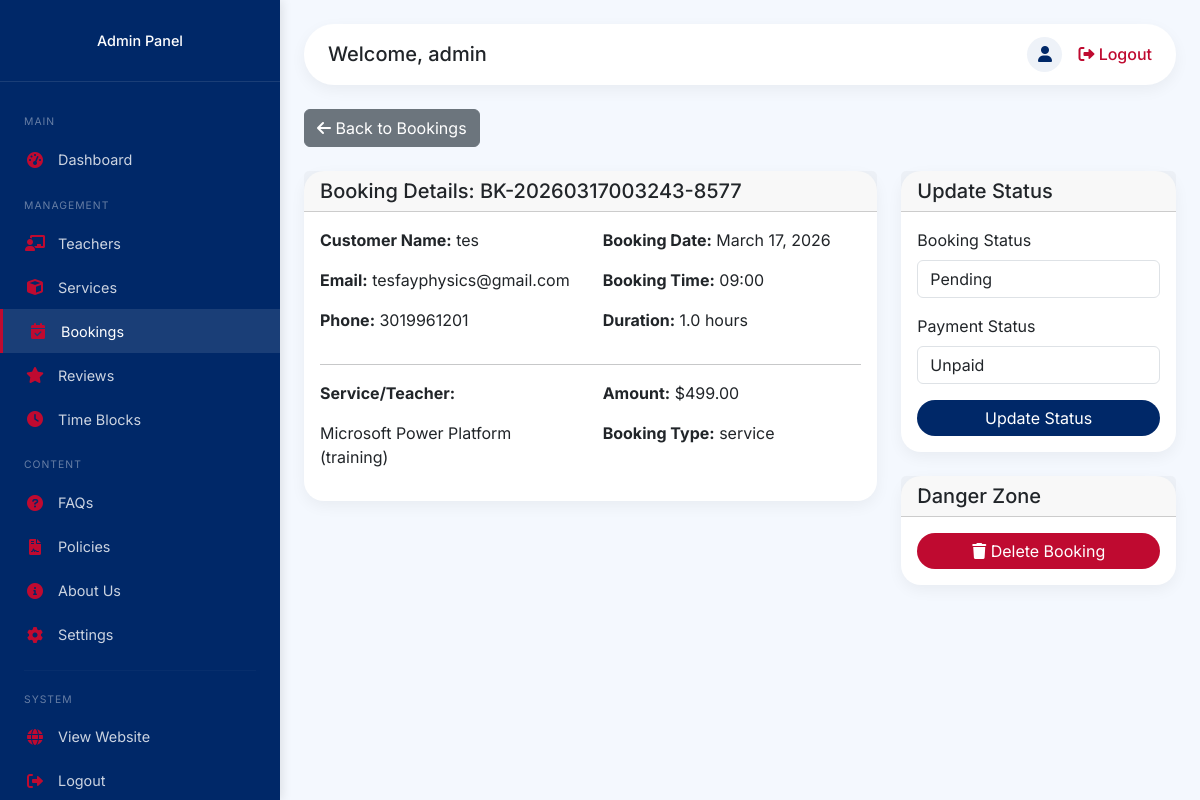
Page /admin/booking/1 (signed in) on the committed database.
### backend/app.py (models this page shows)
class Booking(db.Model):
    __tablename__ = 'bookings'
    id = db.Column(db.Integer, primary_key=True)
    booking_number = db.Column(db.String(20), unique=True, nullable=False)
    user_id = db.Column(db.Integer, db.ForeignKey('users.id'), nullable=True)
    customer_name = db.Column(db.String(100), nullable=False)
    customer_email = db.Column(db.String(100), nullable=False)
    customer_phone = db.Column(db.String(20))
    service_id = db.Column(db.Integer, db.ForeignKey('services.id'), nullable=True)
    teacher_id = db.Column(db.Integer, db.ForeignKey('teachers.id'), nullable=True)
    booking_type = db.Column(db.String(20), nullable=False)  # service, teacher, consultation
    booking_date = db.Column(db.Date, nullable=False)
    booking_time = db.Column(db.String(5), nullable=False)  # HH:MM
    end_time = db.Column(db.String(5))  # HH:MM
    duration_hours = db.Column(db.Float, default=1.0)
    amount = db.Column(db.Float, nullable=False)
    status = db.Column(db.String(20), default='pending')  # pending, confirmed, completed, cancelled
    payment_status = db.Column(db.String(20), default='unpaid')  # unpaid, paid, refunded
    payment_intent_id = db.Column(db.String(100))
    notes = db.Column(db.Text)
    created_at = db.Column(db.DateTime, default=datetime.utcnow)
    user_rel = db.relationship('User', back_populates='bookings')
    service_rel = db.relationship('Service', back_populates='service_bookings')
    teacher_rel = db.relationship('Teacher', back_populates='teacher_bookings')

class Service(db.Model):
    __tablename__ = 'services'
    id = db.Column(db.Integer, primary_key=True)
    name = db.Column(db.String(200), nullable=False)
    description = db.Column(db.Text)
    category = db.Column(db.String(50), nullable=False)  # data, research, training
    subcategory = db.Column(db.String(50))  # e.g., 'python', 'thesis', 'ai-ml'
    price = db.Column(db.Float, nullable=False)
    discounted_price = db.Column(db.Float, nullable=True)
    duration_hours = db.Column(db.Float, default=1.0)  # Session duration
    features = db.Column(db.Text)  # JSON string of features
    is_popular = db.Column(db.Boolean, default=False)
    is_active = db.Column(db.Boolean, default=True)
    image_url = db.Column(db.String(500))
    rating = db.Column(db.Float, default=0.0)  # Average rating
    reviews_count = db.Column(db.Integer, default=0)  # Number of reviews
    created_at = db.Column(db.DateTime, default=datetime.utcnow)
    service_bookings = db.relationship('Booking', back_populates='service_rel', lazy=True, foreign_keys='Booking.service_id')
    service_reviews = db.relationship('Review', back_populates='service_rel', lazy=True, foreign_keys='Review.service_id')

### backend/app.py (the view)
@app.route('/admin/booking/<int:booking_id>')
@admin_required
def admin_booking_detail(booking_id):
    booking = Booking.query.get_or_404(booking_id)
    return render_template('admin/booking_detail.html', booking=booking)

### backend/app.py (called while the page is built)
def admin_required(f):
    @wraps(f)
    def decorated_function(*args, **kwargs):
        if not session.get('is_admin'):
            flash('Please login as admin to access this page.', 'danger')
            return redirect(url_for('admin_login'))
        return f(*args, **kwargs)
    return decorated_function

@app.context_processor
def inject_cart_count():
    cart_count = 0
    try:
        if 'user_id' in session:
            cart_count = CartItem.query.filter_by(user_id=session['user_id']).count()
        elif 'cart_id' in session:
            cart_count = CartItem.query.filter_by(session_id=session['cart_id']).count()
    except Exception as e:
        print(f"Error getting cart count: {e}")
        cart_count = 0
    return dict(cart_items_count=cart_count)

@app.context_processor
def inject_now():
    return {'now': datetime.now}

@app.context_processor
def inject_settings():
    settings_dict = {}
    try:
        settings = Setting.query.all()
        settings_dict = {s.key: s.value for s in settings}
        for key in ['nav_links', 'portfolio_links', 'footer_links']:
            if key in settings_dict and settings_dict[key]:
                try:
                    settings_dict[key] = json.loads(settings_dict[key])
                except:
                    settings_dict[key] = []
        settings_dict['stripe_publishable_key'] = app.config['STRIPE_PUBLIC_KEY']
    except Exception as e:
        print(f"Error loading settings: {e}")
        settings_dict = {'stripe_publishable_key': app.config['STRIPE_PUBLIC_KEY']}
    return dict(settings=settings_dict)

### frontend/templates/admin/booking_detail.html (shortened to what this page needs)
{% extends "admin/base_admin.html" %}
{% block content %}
<div class="mb-4">
    <a href="{{ url_for('admin_bookings') }}" class="btn btn-secondary">
        <i class="fas fa-arrow-left"></i> Back to Bookings
    </a>
</div>
<div class="row">
    <div class="col-md-8">
        <div class="card mb-4">
            <div class="card-header">
                <h5 class="mb-0">Booking Details: {{ booking.booking_number }}</h5>
            </div>
            <div class="card-body">
                <div class="row">
                    <div class="col-md-6">
                        <p><strong>Customer Name:</strong> {{ booking.customer_name }}</p>
                        <p><strong>Email:</strong> {{ booking.customer_email }}</p>
                        <p><strong>Phone:</strong> {{ booking.customer_phone or 'Not provided' }}</p>
                    </div>
                    <div class="col-md-6">
                        <p><strong>Booking Date:</strong> {{ booking.booking_date.strftime('%B %d, %Y') }}</p>
                        <p><strong>Booking Time:</strong> {{ booking.booking_time }}</p>
                        <p><strong>Duration:</strong> {{ booking.duration_hours }} hours</p>
                    </div>
                </div>
                <hr>
                <div class="row">
                    <div class="col-md-6">
                        <p><strong>Service/Teacher:</strong></p>
                        {% if booking.service_rel %}
                            <p>{{ booking.service_rel.name }} ({{ booking.service_rel.category }})</p>
                        {% elif booking.teacher_rel %}
                            <p>{{ booking.teacher_rel.name }} - {{ booking.teacher_rel.subject }}</p>
                        {% else %}
                            <p>General Consultation</p>
                        {% endif %}
                    </div>
                    <div class="col-md-6">
                        <p><strong>Amount:</strong> ${{ "%.2f"|format(booking.amount) }}</p>
                        <p><strong>Booking Type:</strong> {{ booking.booking_type }}</p>
                    </div>
                </div>
            </div>
        </div>
    </div>
    <div class="col-md-4">
        <div class="card mb-4">
            <div class="card-header">
                <h5 class="mb-0">Update Status</h5>
            </div>
            <div class="card-body">
                <form method="POST" action="{{ url_for('admin_update_booking_status', booking_id=booking.id) }}">
                    <div class="mb-3">
                        <label class="form-label">Booking Status</label>
                        <select class="form-control" name="status">
                            <option value="pending" {% if booking.status == 'pending' %}selected{% endif %}>Pending</option>
                        </select>
                    </div>
                    <div class="mb-3">
                        <label class="form-label">Payment Status</label>
                        <select class="form-control" name="payment_status">
                            <option value="unpaid" {% if booking.payment_status == 'unpaid' %}selected{% endif %}>Unpaid</option>
                        </select>
                    </div>
                    <button type="submit" class="btn btn-primary w-100">Update Status</button>
                </form>
            </div>
        </div>
        <div class="card">
            <div class="card-header">
                <h5 class="mb-0">Danger Zone</h5>
            </div>
            <div class="card-body">
                <form method="POST" action="{{ url_for('admin_delete_booking', booking_id=booking.id) }}" onsubmit="return confirm('Are you sure you want to delete this booking? This action cannot be undone.')">
                    <button type="submit" class="btn btn-danger w-100">
                        <i class="fas fa-trash"></i> Delete Booking
                    </button>
                </form>
            </div>
        </div>
    </div>
</div>
{% endblock %}

### frontend/templates/admin/base_admin.html (style rules this page uses)
* { margin: 0; padding: 0; box-sizing: border-box; }
body { font-family: 'Inter', sans-serif; background: #f4f8fe; overflow-x: hidden; }
.card { border: none; border-radius: 20px; box-shadow: 0 5px 15px rgba(0,0,0,0.05); }
.btn-primary { background: #002868; border: none; border-radius: 50px; padding: 0.4rem 1.2rem; }
.btn-danger { background: #BF0A30; border: none; border-radius: 50px; }

### rows in the picture
Booking: booking_number "BK-20260317003243-8577", customer_name "tes", customer_email "tesfayphysics@gmail.com", customer_phone "3019961201", booking_date "March 17, 2026", booking_time "09:00", duration_hours "1.0", amount "499.00", booking_type "service", status "Pending", payment_status "Unpaid"
Service: service_rel.name "Microsoft Power Platform", service_rel.category "training"

### other values in the picture
{{ session.get('admin_username', 'Admin') }} "admin"
